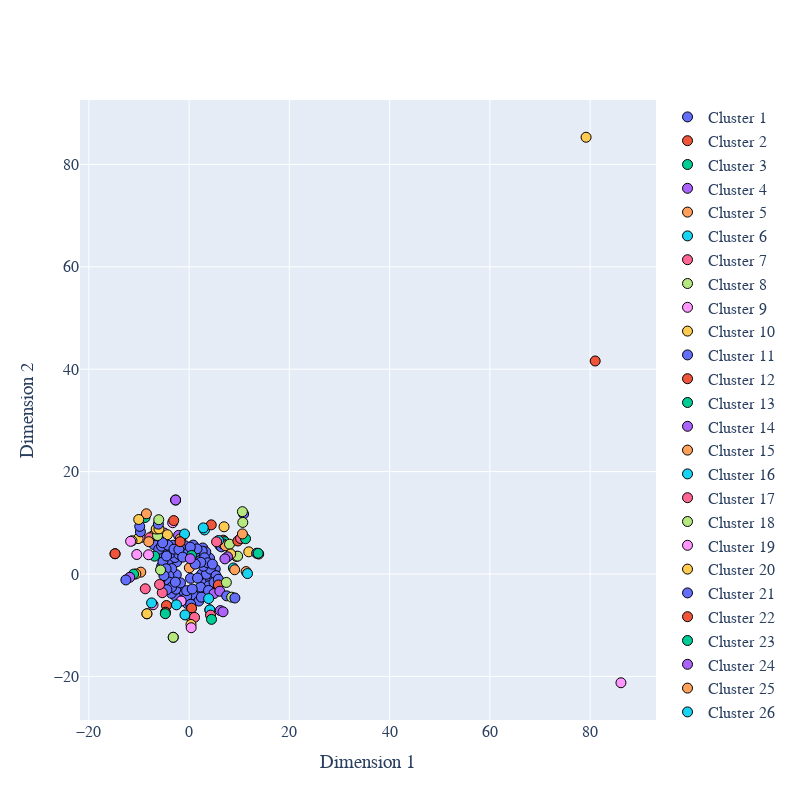

Notebook code cell kept with this figure:
### Markdown cell above
### Scipy TSNE

### Code cell
#T-SNE with two principal components
TSNE_2d = TSNE(n_components=2, init='random')

clusters = ml_df['cluster_labels']
PCs_2d = pd.DataFrame(TSNE_2d.fit_transform(plotX))
PCs_2d.columns = ["PC1_2d", "PC2_2d"]
plotX['clusters'] = clusters
plotX['PC1_2d'] = PCs_2d['PC1_2d']
plotX['PC2_2d'] = PCs_2d['PC2_2d']

uniq_clusters = plotX['clusters'].unique()
uniqs = uniq_clusters.tolist()
uniqs.sort()

traces = []

for cluster in uniqs:
    cluster_data = plotX[plotX['clusters'] == cluster]

    #trace1 is for 'Cluster 0'
    trace = go.Scatter(
                        x = cluster_data["PC1_2d"],
                        y = cluster_data["PC2_2d"],
                        mode = "markers",
                        name = "Cluster " + str(cluster),
                        marker = dict(size = 10, line=dict(width=1,color='Black')),
                        text = None)

    traces.append(trace)



layout = dict(xaxis= dict(title= 'Dimension 1',zeroline= False),
              yaxis= dict(title= 'Dimension 2',zeroline= False),
              font_family="Arial",
              font = dict(size=16),
              width=800,
              height=800
             )

fig = dict(data = traces, layout = layout)

iplot(fig)

### Figure 1 — Plotly figure (JSON) as saved in the notebook; plotly's stock layout.template omitted (floating-point values rounded to 4 significant figures)
{"data": [{"marker": {"line": {"color": "Black", "width": 1}, "size": 10}, "mode": "markers", "name": "Cluster 1", "type": "scatter", "x": [-14.78], "y": [3.957]}, {"marker": {"line": {"color": "Black", "width": 1}, "size": 10}, "mode": "markers", "name": "Cluster 2", "type": "scatter", "x": [-14.78], "y": [3.957]}, {"marker": {"line": {"color": "Black", "width": 1}, "size": 10}, "mode": "markers", "name": "Cluster 3", "type": "scatter", "x": [-2.697], "y": [14.45]}, {"marker": {"line": {"color": "Black", "width": 1}, "size": 10}, "mode": "markers", "name": "Cluster 4", "type": "scatter", "x": [-2.695], "y": [14.45]}, {"marker": {"line": {"color": "Black", "width": 1}, "size": 10}, "mode": "markers", "name": "Cluster 5", "type": "scatter", "x": [0.04625], "y": [1.202]}, {"marker": {"line": {"color": "Black", "width": 1}, "size": 10}, "mode": "markers", "name": "Cluster 6", "type": "scatter", "x": [3.071], "y": [8.603]}, {"marker": {"line": {"color": "Black", "width": 1}, "size": 10}, "mode": "markers", "name": "Cluster 7", "type": "scatter", "x": [-3.171], "y": [-12.37]}, {"marker": {"line": {"color": "Black", "width": 1}, "size": 10}, "mode": "markers", "name": "Cluster 8", "type": "scatter", "x": [-3.169], "y": [-12.37]}, {"marker": {"line": {"color": "Black", "width": 1}, "size": 10}, "mode": "markers", "name": "Cluster 9", "type": "scatter", "x": [-8.419], "y": [-7.778]}, {"marker": {"line": {"color": "Black", "width": 1}, "size": 10}, "mode": "markers", "name": "Cluster 10", "type": "scatter", "x": [-8.419], "y": [-7.766]}, {"marker": {"line": {"color": "Black", "width": 1}, "size": 10}, "mode": "markers", "name": "Cluster 11", "type": "scatter", "x": [-1.764], "y": [7.308]}, {"marker": {"line": {"color": "Black", "width": 1}, "size": 10}, "mode": "markers", "name": "Cluster 12", "type": "scatter", "x": [-1.791], "y": [7.306]}, {"marker": {"line": {"color": "Black", "width": 1}, "size": 10}, "mode": "markers", "name": "Cluster 13", "type": "scatter", "x": [-1.331], "y": [7.48]}, {"marker": {"line": {"color": "Black", "width": 1}, "size": 10}, "mode": "markers", "name": "Cluster 14", "type": "scatter", "x": [-2.105], "y": [7.54]}, {"marker": {"line": {"color": "Black", "width": 1}, "size": 10}, "mode": "markers", "name": "Cluster 15", "type": "scatter", "x": [-1.767], "y": [6.861]}, {"marker": {"line": {"color": "Black", "width": 1}, "size": 10}, "mode": "markers", "name": "Cluster 16", "type": "scatter", "x": [-0.9112], "y": [7.812]}, {"marker": {"line": {"color": "Black", "width": 1}, "size": 10}, "mode": "markers", "name": "Cluster 17", "type": "scatter", "x": [9.451], "y": [3.425]}, {"marker": {"line": {"color": "Black", "width": 1}, "size": 10}, "mode": "markers", "name": "Cluster 18", "type": "scatter", "x": [9.677], "y": [3.489]}, {"marker": {"line": {"color": "Black", "width": 1}, "size": 10}, "mode": "markers", "name": "Cluster 19", "type": "scatter", "x": [-9.706], "y": [7.083]}, {"marker": {"line": {"color": "Black", "width": 1}, "size": 10}, "mode": "markers", "name": "Cluster 20", "type": "scatter", "x": [-10.18], "y": [6.905]}, {"marker": {"line": {"color": "Black", "width": 1}, "size": 10}, "mode": "markers", "name": "Cluster 21", "type": "scatter", "x": [6.159, 6.431], "y": [5.517, 5.302]}, {"marker": {"line": {"color": "Black", "width": 1}, "size": 10}, "mode": "markers", "name": "Cluster 22", "type": "scatter", "x": [6.819], "y": [6.61]}, {"marker": {"line": {"color": "Black", "width": 1}, "size": 10}, "mode": "markers", "name": "Cluster 23", "type": "scatter", "x": [7.08], "y": [6.313]}, {"marker": {"line": {"color": "Black", "width": 1}, "size": 10}, "mode": "markers", "name": "Cluster 24", "type": "scatter", "x": [6.739], "y": [5.883]}, {"marker": {"line": {"color": "Black", "width": 1}, "size": 10}, "mode": "markers", "name": "Cluster 25", "type": "scatter", "x": [7.229], "y": [5.518]}, {"marker": {"line": {"color": "Black", "width": 1}, "size": 10}, "mode": "markers", "name": "Cluster 26", "type": "scatter", "x": [5.874], "y": [6.536]}, {"marker": {"line": {"color": "Black", "width": 1}, "size": 10}, "mode": "markers", "name": "Cluster 27", "type": "scatter", "x": [5.479], "y": [6.277]}, {"marker": {"line": {"color": "Black", "width": 1}, "size": 10}, "mode": "markers", "name": "Cluster 28", "type": "scatter", "x": [8.057], "y": [5.821]}, {"marker": {"line": {"color": "Black", "width": 1}, "size": 10}, "mode": "markers", "name": "Cluster 29", "type": "scatter", "x": [-4.907, -4.958], "y": [7.541, 7.991]}, {"marker": {"line": {"color": "Black", "width": 1}, "size": 10}, "mode": "markers", "name": "Cluster 30", "type": "scatter", "x": [-4.326], "y": [7.67]}, {"marker": {"line": {"color": "Black", "width": 1}, "size": 10}, "mode": "markers", "name": "Cluster 31", "type": "scatter", "x": [-6.04, -6.853, -6.481, -7.034, 4.85, -3.179, 2.821, -4.431, -2.477, -4.235, -2.828, -5.11, -1.636, 3.436, -3.672, 4.288, 1.059, -2.557, -1.736, 3.94, 2.36, 0.808, -3.482, -5.548, -6.064, 1.942, -2.762, -5.492, -0.3928, -4.039, -5.505, -5.227, -3.535, -2.654, -3.918, -3.501, -1.725, -0.4729, -2.748, 2.438, -0.4933, 2.052, -0.7468, 0.8095, 4.082, 5.209, 0.2795, 2.478, 4.582, 2.722, 3.321, 2.607, 0.3117, 3.438, 1.183, 4.226, 1.567, 2.261, 3.078, 5.371, -4.232, 2.845, 3.694, 0.1072, 2.337, 1.685, 4.975, -2.027, -0.9371, 0.2378, -1.746, -3.021, 4.645, -2.041, -5.28, -4.503, 3.871, -4.433, 5.836, 0.6141, 1.215, -1.282, -4.594, -5.024], "y": [6.721, 6.749, 6.014, 5.743, -2.623, 5.617, -1.475, 4.783, 2.382, 2.263, 3.213, 4.301, -4.217, -3.899, 4.095, -1.048, -4.76, -0.1412, -3.38, -2.306, -3.68, -4.055, 1.045, 3.456, 4.821, -5.285, -4.29, 1.492, -5.766, -0.3437, 5.429, 2.386, -3.777, -2.968, -1.604, -2.592, -1.738, -4.357, -1.588, -4.518, -3.251, 3.637, 5.495, 5.645, 3.076, 0.9423, -0.8397, -0.04078, -0.05362, 5.08, 4.31, 4.466, -5.918, -0.05649, 4.227, 0.9627, 4.905, -2.557, 3.162, -0.3195, 5.627, 1.527, 2.191, 4.595, 2.29, -0.7958, -1.639, 3.826, 4.624, 5.24, 5.234, 4.845, 1.929, 4.763, 6.095, 3.511, -3.218, -3.06, -1.03, -2.936, 1.927, 3.295, 1.016, -0.3189]}, {"marker": {"line": {"color": "Black", "width": 1}, "size": 10}, "mode": "markers", "name": "Cluster 32", "type": "scatter", "x": [5.839], "y": [-2.144]}, {"marker": {"line": {"color": "Black", "width": 1}, "size": 10}, "mode": "markers", "name": "Cluster 33", "type": "scatter", "x": [-6.894], "y": [3.483]}, {"marker": {"line": {"color": "Black", "width": 1}, "size": 10}, "mode": "markers", "name": "Cluster 34", "type": "scatter", "x": [4.954], "y": [-3.829]}, {"marker": {"line": {"color": "Black", "width": 1}, "size": 10}, "mode": "markers", "name": "Cluster 35", "type": "scatter", "x": [-7.199], "y": [7.491]}, {"marker": {"line": {"color": "Black", "width": 1}, "size": 10}, "mode": "markers", "name": "Cluster 36", "type": "scatter", "x": [3.894], "y": [-4.805]}, {"marker": {"line": {"color": "Black", "width": 1}, "size": 10}, "mode": "markers", "name": "Cluster 37", "type": "scatter", "x": [-7.851], "y": [7.094]}, {"marker": {"line": {"color": "Black", "width": 1}, "size": 10}, "mode": "markers", "name": "Cluster 38", "type": "scatter", "x": [-6.301], "y": [7.504]}, {"marker": {"line": {"color": "Black", "width": 1}, "size": 10}, "mode": "markers", "name": "Cluster 39", "type": "scatter", "x": [-1.585], "y": [-5.282]}, {"marker": {"line": {"color": "Black", "width": 1}, "size": 10}, "mode": "markers", "name": "Cluster 40", "type": "scatter", "x": [-6.568, -6.009], "y": [8.781, 8.809]}, {"marker": {"line": {"color": "Black", "width": 1}, "size": 10}, "mode": "markers", "name": "Cluster 41", "type": "scatter", "x": [-6.138], "y": [9.736]}, {"marker": {"line": {"color": "Black", "width": 1}, "size": 10}, "mode": "markers", "name": "Cluster 42", "type": "scatter", "x": [0.493], "y": [-6.678]}, {"marker": {"line": {"color": "Black", "width": 1}, "size": 10}, "mode": "markers", "name": "Cluster 43", "type": "scatter", "x": [0.4855], "y": [3.618]}, {"marker": {"line": {"color": "Black", "width": 1}, "size": 10}, "mode": "markers", "name": "Cluster 44", "type": "scatter", "x": [6.121], "y": [-3.367]}, {"marker": {"line": {"color": "Black", "width": 1}, "size": 10}, "mode": "markers", "name": "Cluster 45", "type": "scatter", "x": [-8.054], "y": [6.309]}, {"marker": {"line": {"color": "Black", "width": 1}, "size": 10}, "mode": "markers", "name": "Cluster 46", "type": "scatter", "x": [4.143, 4.147], "y": [-7.009, -7.01]}, {"marker": {"line": {"color": "Black", "width": 1}, "size": 10}, "mode": "markers", "name": "Cluster 47", "type": "scatter", "x": [4.271], "y": [-8.034]}, {"marker": {"line": {"color": "Black", "width": 1}, "size": 10}, "mode": "markers", "name": "Cluster 48", "type": "scatter", "x": [7.43], "y": [-1.648]}, {"marker": {"line": {"color": "Black", "width": 1}, "size": 10}, "mode": "markers", "name": "Cluster 49", "type": "scatter", "x": [-3.283], "y": [10.01]}, {"marker": {"line": {"color": "Black", "width": 1}, "size": 10}, "mode": "markers", "name": "Cluster 50", "type": "scatter", "x": [8.302], "y": [3.907]}, {"marker": {"line": {"color": "Black", "width": 1}, "size": 10}, "mode": "markers", "name": "Cluster 51", "type": "scatter", "x": [7.49], "y": [-4.27]}, {"marker": {"line": {"color": "Black", "width": 1}, "size": 10}, "mode": "markers", "name": "Cluster 52", "type": "scatter", "x": [9.73], "y": [6.447]}, {"marker": {"line": {"color": "Black", "width": 1}, "size": 10}, "mode": "markers", "name": "Cluster 53", "type": "scatter", "x": [-8.79], "y": [11.04]}, {"marker": {"line": {"color": "Black", "width": 1}, "size": 10}, "mode": "markers", "name": "Cluster 54", "type": "scatter", "x": [7.657], "y": [3.356]}, {"marker": {"line": {"color": "Black", "width": 1}, "size": 10}, "mode": "markers", "name": "Cluster 55", "type": "scatter", "x": [-9.642], "y": [0.358]}, {"marker": {"line": {"color": "Black", "width": 1}, "size": 10}, "mode": "markers", "name": "Cluster 56", "type": "scatter", "x": [-2.527], "y": [-6.025]}, {"marker": {"line": {"color": "Black", "width": 1}, "size": 10}, "mode": "markers", "name": "Cluster 57", "type": "scatter", "x": [-5.353], "y": [-3.656]}, {"marker": {"line": {"color": "Black", "width": 1}, "size": 10}, "mode": "markers", "name": "Cluster 58", "type": "scatter", "x": [-11.4], "y": [6.485]}, {"marker": {"line": {"color": "Black", "width": 1}, "size": 10}, "mode": "markers", "name": "Cluster 59", "type": "scatter", "x": [-11.67], "y": [6.382]}, {"marker": {"line": {"color": "Black", "width": 1}, "size": 10}, "mode": "markers", "name": "Cluster 60", "type": "scatter", "x": [-10.63], "y": [0.009675]}, {"marker": {"line": {"color": "Black", "width": 1}, "size": 10}, "mode": "markers", "name": "Cluster 61", "type": "scatter", "x": [-9.713], "y": [8.236]}, {"marker": {"line": {"color": "Black", "width": 1}, "size": 10}, "mode": "markers", "name": "Cluster 62", "type": "scatter", "x": [-4.52], "y": [-6.165]}, {"marker": {"line": {"color": "Black", "width": 1}, "size": 10}, "mode": "markers", "name": "Cluster 63", "type": "scatter", "x": [-11.08], "y": [-0.02592]}, {"marker": {"line": {"color": "Black", "width": 1}, "size": 10}, "mode": "markers", "name": "Cluster 64", "type": "scatter", "x": [0.2329], "y": [2.99]}, {"marker": {"line": {"color": "Black", "width": 1}, "size": 10}, "mode": "markers", "name": "Cluster 65", "type": "scatter", "x": [0.4075], "y": [-8.502]}, {"marker": {"line": {"color": "Black", "width": 1}, "size": 10}, "mode": "markers", "name": "Cluster 66", "type": "scatter", "x": [-0.8244], "y": [-7.999]}, {"marker": {"line": {"color": "Black", "width": 1}, "size": 10}, "mode": "markers", "name": "Cluster 67", "type": "scatter", "x": [-5.894], "y": [-2.048]}, {"marker": {"line": {"color": "Black", "width": 1}, "size": 10}, "mode": "markers", "name": "Cluster 68", "type": "scatter", "x": [-5.7], "y": [0.7883]}, {"marker": {"line": {"color": "Black", "width": 1}, "size": 10}, "mode": "markers", "name": "Cluster 69", "type": "scatter", "x": [-8.095], "y": [3.759]}, {"marker": {"line": {"color": "Black", "width": 1}, "size": 10}, "mode": "markers", "name": "Cluster 70", "type": "scatter", "x": [11.9], "y": [4.327]}, {"marker": {"line": {"color": "Black", "width": 1}, "size": 10}, "mode": "markers", "name": "Cluster 71", "type": "scatter", "x": [-9.85], "y": [9.295]}, {"marker": {"line": {"color": "Black", "width": 1}, "size": 10}, "mode": "markers", "name": "Cluster 72", "type": "scatter", "x": [-4.716], "y": [-7.474]}, {"marker": {"line": {"color": "Black", "width": 1}, "size": 10}, "mode": "markers", "name": "Cluster 73", "type": "scatter", "x": [-4.751], "y": [-7.753]}, {"marker": {"line": {"color": "Black", "width": 1}, "size": 10}, "mode": "markers", "name": "Cluster 74", "type": "scatter", "x": [6.215], "y": [-7.15]}, {"marker": {"line": {"color": "Black", "width": 1}, "size": 10}, "mode": "markers", "name": "Cluster 75", "type": "scatter", "x": [-8.519], "y": [11.76]}, {"marker": {"line": {"color": "Black", "width": 1}, "size": 10}, "mode": "markers", "name": "Cluster 76", "type": "scatter", "x": [8.827], "y": [1.174]}, {"marker": {"line": {"color": "Black", "width": 1}, "size": 10}, "mode": "markers", "name": "Cluster 77", "type": "scatter", "x": [1.081], "y": [-8.477]}, {"marker": {"line": {"color": "Black", "width": 1}, "size": 10}, "mode": "markers", "name": "Cluster 78", "type": "scatter", "x": [-6.059], "y": [10.6]}, {"marker": {"line": {"color": "Black", "width": 1}, "size": 10}, "mode": "markers", "name": "Cluster 79", "type": "scatter", "x": [-7.197], "y": [-6.01]}, {"marker": {"line": {"color": "Black", "width": 1}, "size": 10}, "mode": "markers", "name": "Cluster 80", "type": "scatter", "x": [0.3704], "y": [-9.863]}, {"marker": {"line": {"color": "Black", "width": 1}, "size": 10}, "mode": "markers", "name": "Cluster 81", "type": "scatter", "x": [10.87], "y": [11.72]}, {"marker": {"line": {"color": "Black", "width": 1}, "size": 10}, "mode": "markers", "name": "Cluster 82", "type": "scatter", "x": [81.0], "y": [41.61]}, {"marker": {"line": {"color": "Black", "width": 1}, "size": 10}, "mode": "markers", "name": "Cluster 83", "type": "scatter", "x": [4.471], "y": [-8.864]}, {"marker": {"line": {"color": "Black", "width": 1}, "size": 10}, "mode": "markers", "name": "Cluster 84", "type": "scatter", "x": [7.142], "y": [2.953]}, {"marker": {"line": {"color": "Black", "width": 1}, "size": 10}, "mode": "markers", "name": "Cluster 85", "type": "scatter", "x": [11.37], "y": [0.4703]}, {"marker": {"line": {"color": "Black", "width": 1}, "size": 10}, "mode": "markers", "name": "Cluster 86", "type": "scatter", "x": [-7.486], "y": [-5.651]}, {"marker": {"line": {"color": "Black", "width": 1}, "size": 10}, "mode": "markers", "name": "Cluster 87", "type": "scatter", "x": [10.27], "y": [6.941]}, {"marker": {"line": {"color": "Black", "width": 1}, "size": 10}, "mode": "markers", "name": "Cluster 88", "type": "scatter", "x": [8.487], "y": [-4.532]}, {"marker": {"line": {"color": "Black", "width": 1}, "size": 10}, "mode": "markers", "name": "Cluster 89", "type": "scatter", "x": [0.4091], "y": [-10.49]}, {"marker": {"line": {"color": "Black", "width": 1}, "size": 10}, "mode": "markers", "name": "Cluster 90", "type": "scatter", "x": [-10.05], "y": [10.64]}, {"marker": {"line": {"color": "Black", "width": 1}, "size": 10}, "mode": "markers", "name": "Cluster 91", "type": "scatter", "x": [13.47], "y": [4.054]}, {"marker": {"line": {"color": "Black", "width": 1}, "size": 10}, "mode": "markers", "name": "Cluster 92", "type": "scatter", "x": [-3.069], "y": [10.43]}, {"marker": {"line": {"color": "Black", "width": 1}, "size": 10}, "mode": "markers", "name": "Cluster 93", "type": "scatter", "x": [11.25], "y": [6.886]}, {"marker": {"line": {"color": "Black", "width": 1}, "size": 10}, "mode": "markers", "name": "Cluster 94", "type": "scatter", "x": [6.764], "y": [-7.385]}, {"marker": {"line": {"color": "Black", "width": 1}, "size": 10}, "mode": "markers", "name": "Cluster 95", "type": "scatter", "x": [9.087], "y": [0.826]}, {"marker": {"line": {"color": "Black", "width": 1}, "size": 10}, "mode": "markers", "name": "Cluster 96", "type": "scatter", "x": [11.65], "y": [0.08201]}, {"marker": {"line": {"color": "Black", "width": 1}, "size": 10}, "mode": "markers", "name": "Cluster 97", "type": "scatter", "x": [13.88], "y": [3.894]}, {"marker": {"line": {"color": "Black", "width": 1}, "size": 10}, "mode": "markers", "name": "Cluster 98", "type": "scatter", "x": [10.63], "y": [12.17]}, {"marker": {"line": {"color": "Black", "width": 1}, "size": 10}, "mode": "markers", "name": "Cluster 99", "type": "scatter", "x": [86.15], "y": [-21.25]}, {"marker": {"line": {"color": "Black", "width": 1}, "size": 10}, "mode": "markers", "name": "Cluster 100", "type": "scatter", "x": [79.19], "y": [85.31]}, {"marker": {"line": {"color": "Black", "width": 1}, "size": 10}, "mode": "markers", "name": "Cluster 101", "type": "scatter", "x": [9.131], "y": [-4.692]}, {"marker": {"line": {"color": "Black", "width": 1}, "size": 10}, "mode": "markers", "name": "Cluster 102", "type": "scatter", "x": [4.417], "y": [9.599]}, {"marker": {"line": {"color": "Black", "width": 1}, "size": 10}, "mode": "markers", "name": "Cluster 103", "type": "scatter", "x": [13.77], "y": [4.036]}, {"marker": {"line": {"color": "Black", "width": 1}, "size": 10}, "mode": "markers", "name": "Cluster 104", "type": "scatter", "x": [-11.84], "y": [-0.6473]}, {"marker": {"line": {"color": "Black", "width": 1}, "size": 10}, "mode": "markers", "name": "Cluster 105", "type": "scatter", "x": [10.64], "y": [7.827]}, {"marker": {"line": {"color": "Black", "width": 1}, "size": 10}, "mode": "markers", "name": "Cluster 106", "type": "scatter", "x": [2.827], "y": [9.004]}, {"marker": {"line": {"color": "Black", "width": 1}, "size": 10}, "mode": "markers", "name": "Cluster 107", "type": "scatter", "x": [-8.744], "y": [-2.891]}, {"marker": {"line": {"color": "Black", "width": 1}, "size": 10}, "mode": "markers", "name": "Cluster 108", "type": "scatter", "x": [10.71], "y": [10.08]}, {"marker": {"line": {"color": "Black", "width": 1}, "size": 10}, "mode": "markers", "name": "Cluster 109", "type": "scatter", "x": [-10.44], "y": [3.809]}, {"marker": {"line": {"color": "Black", "width": 1}, "size": 10}, "mode": "markers", "name": "Cluster 110", "type": "scatter", "x": [6.966], "y": [9.219]}, {"marker": {"line": {"color": "Black", "width": 1}, "size": 10}, "mode": "markers", "name": "Cluster 111", "type": "scatter", "x": [-12.62], "y": [-1.164]}, {"marker": {"line": {"color": "Black", "width": 1}, "size": 10}, "mode": "markers", "name": "Cluster 112", "type": "scatter", "x": [-1.796], "y": [6.307]}], "layout": {"font": {"family": "Arial", "size": 16}, "height": 800, "width": 800, "xaxis": {"title": {"text": "Dimension 1"}, "zeroline": false}, "yaxis": {"title": {"text": "Dimension 2"}, "zeroline": false}}}
